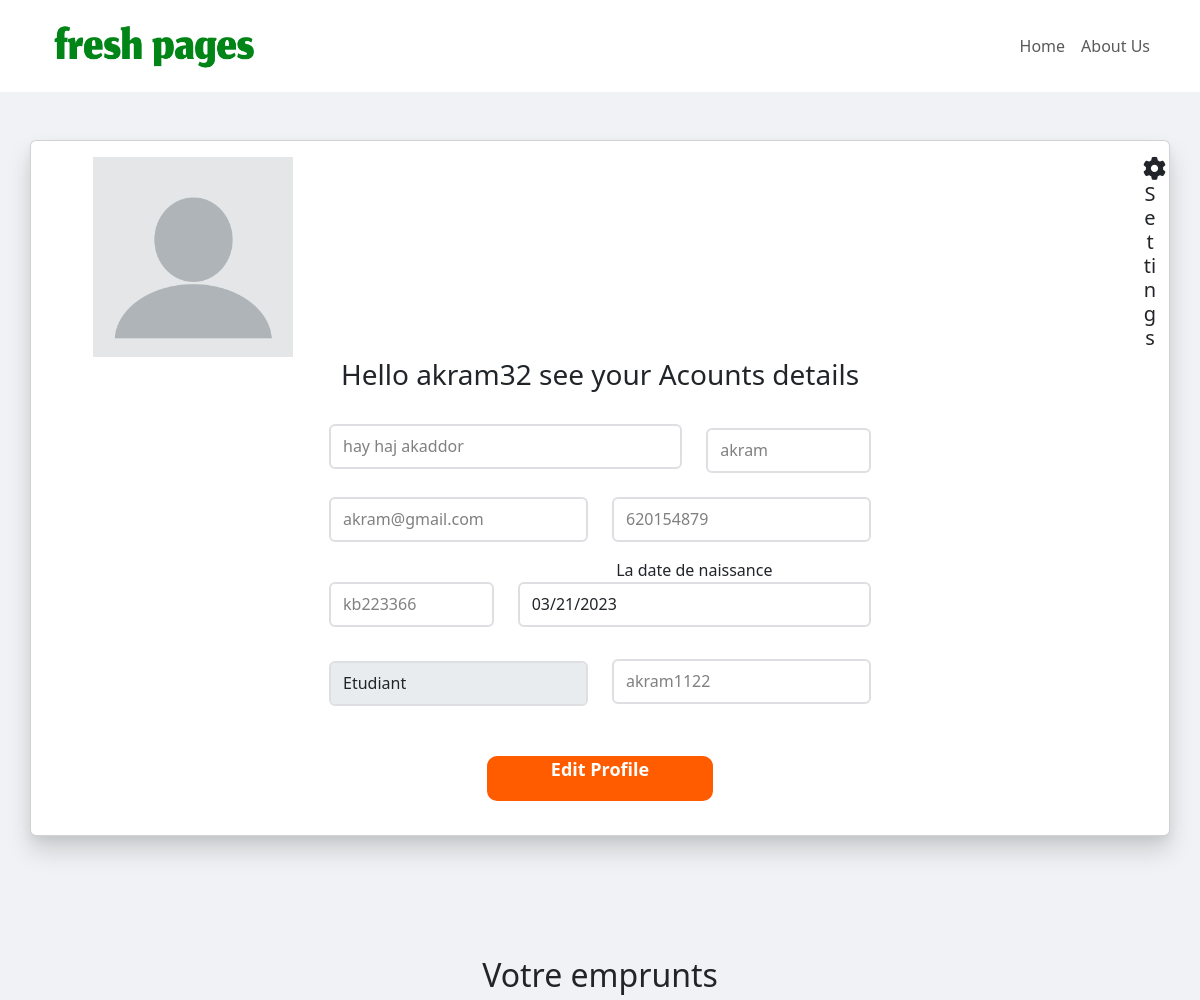
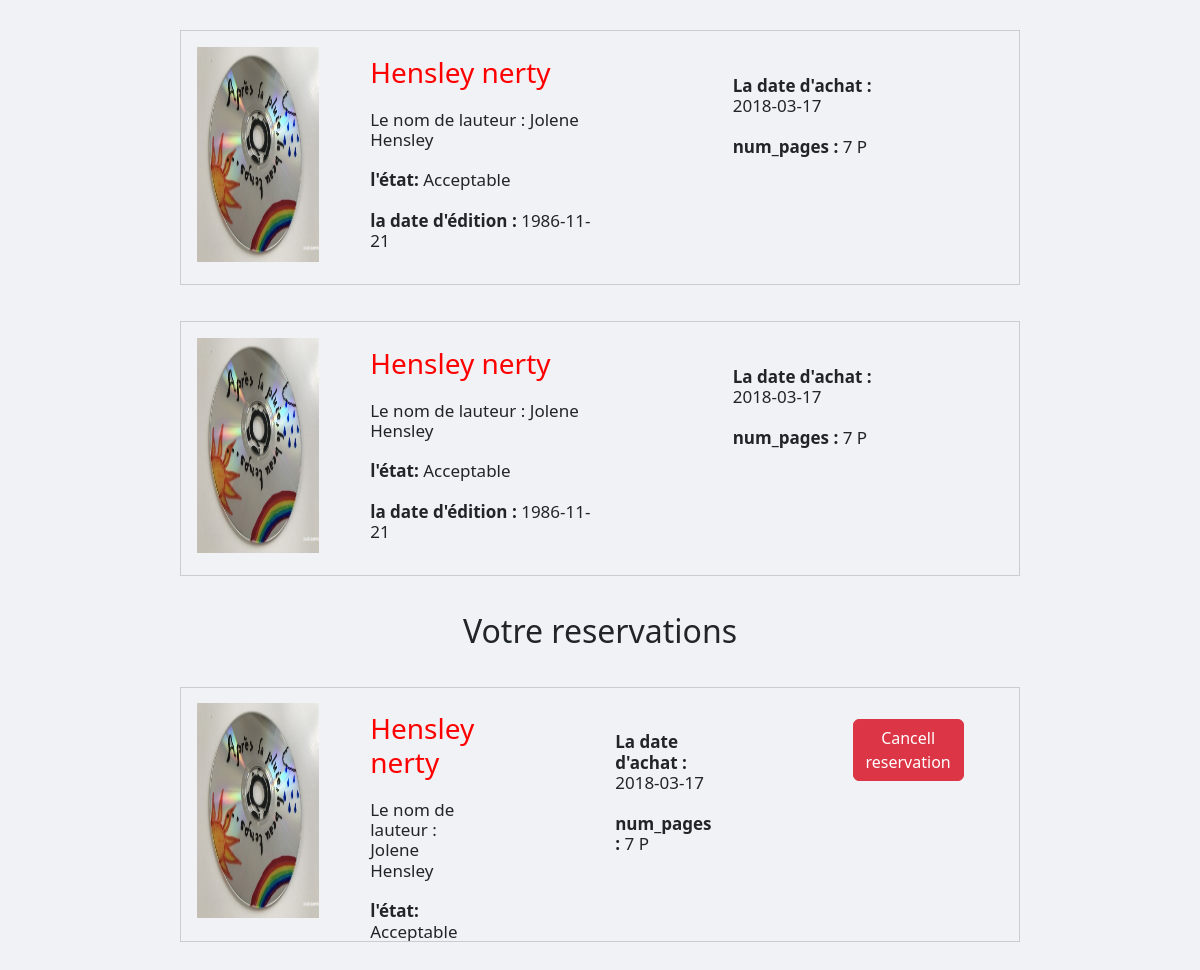
The page /profile.php (signed in) on the database its author committed (2 pictures, top to bottom).
### tables this page shows
CREATE TABLE `adherent` (
  `code_adherent` int(11) NOT NULL,
  `nome` varchar(255) NOT NULL,
  `adresse` varchar(100) NOT NULL,
  `email` varchar(100) NOT NULL,
  `phone` int(11) NOT NULL,
  `cin` varchar(50) NOT NULL,
  `date_birth` date NOT NULL,
  `type` varchar(255) NOT NULL,
  `penaltie` int(11) NOT NULL,
  `nickname` varchar(255) NOT NULL,
  `password` varchar(255) NOT NULL,
  `date_creation` date NOT NULL,
  `admin` int(50) DEFAULT NULL,
  `banned` int(10) NOT NULL
);

CREATE TABLE `emprunt` (
  `code_emprunt` int(11) NOT NULL,
  `date_emprunt` date NOT NULL,
  `date_retour` date DEFAULT NULL,
  `code_ouvrage` int(11) NOT NULL,
  `code_reservation` int(11) NOT NULL,
  `code_adherent` int(11) NOT NULL
);

CREATE TABLE `ouvrage` (
  `code_ouvrage` int(11) NOT NULL,
  `titre` varchar(255) NOT NULL,
  `nom_lauteur` varchar(220) NOT NULL,
  `image` varchar(220) NOT NULL,
  `status` varchar(220) NOT NULL,
  `type` varchar(220) NOT NULL,
  `date_edition` date NOT NULL,
  `date_purchase` date NOT NULL,
  `num_pages` int(11) NOT NULL,
  `ouvrage_state` varchar(255) NOT NULL
);

CREATE TABLE `reservation` (
  `code_reservation` int(11) NOT NULL,
  `date_reservation` datetime NOT NULL,
  `date_expiration` datetime NOT NULL,
  `code_ouvrage` int(11) NOT NULL,
  `code_adherent` int(11) NOT NULL
);

### profile.php (the view, shortened to what this page needs)
<?php
include('includes/header.php');
?>
<link rel="stylesheet" href="https://cdn.jsdelivr.net/npm/sweetalert2@11.0.19/dist/sweetalert2.min.css">
<nav class="navbar navbar-expand-md navbar-light bg-white sticky-top">
  <div class="container">
    <a class="navbar-brand" href="#">
      <img src="assets/logo1.png" style="width: 225px; height: 66px;" alt="Fresh Pages">
    </a>
    <div class="collapse navbar-collapse" id="navbarNav">
      <ul class="navbar-nav ms-auto">
        <li class="nav-item">
          <a class="nav-link" href="homePage.php">Home</a>
        </li>
        <li class="nav-item">
          <a class="nav-link" href="officePage.php">About Us</a>
        </li>
      </ul>
    </div>
  </div>
</nav>
<?php
$db = new Database("localhost", "root", "", "books");
$conn = $db->getConnection();
$id = $_SESSION["adherent_id"];
$sql = "SELECT * FROM adherent WHERE code_adherent ='$id'";
$stmt = $conn->prepare($sql);
$stmt->execute();
$rows = $stmt->fetchAll(PDO::FETCH_ASSOC);
foreach ($rows as $row) {
}
?>
<div style="box-shadow: rgba(0, 0, 0, 0.15) 0px 15px 25px, rgba(0, 0, 0, 0.05) 0px 5px 10px;"
  class="container card mt-5 d-flex">
  <div class="mt-3">
    <div style="width: 300px; height: 300px; position: absolute;">
      <img src="assets/blank-profile-picture-973460_1280.webp" width="200px" alt="">
    </div>
    <h5 style="margin-left: 1100px;"><i class="fa-solid fa-gear" data-bs-toggle="offcanvas"
        data-bs-target="#offcanvasScrolling" aria-controls="offcanvasScrolling"></i> Settings</h5>
    <h3 class="text-center">Hello
      <?php if (isset($row['nome'])) {
        echo $row['nome'];
        echo $row['code_adherent'];
      } ?> see your Acounts details
    </h3><br>
  </div>
  <section class="mx-auto">
    <div class="row mb-4">
      <div class="col-md-8 mb-3 mb-md-0">
        <input type="text" name="adresse" placeholder="adresse" value="<?php echo $row['adresse'] ?>" id="adresse"
          class="form-control signupInputs" readonly>
      </div>
      <div class="col-md-4">
        <input type="text" name="name" placeholder="Firstname" id="name" value="<?php echo $row['nome'] ?>"
          class="form-control signupInputs mt-1" readonly>
      </div>
    </div>
    <div class="row mb-3">
      <div class="col-md-6 mb-3 mb-md-0">
        <input type="text" name="email" placeholder="email" id="email" value="<?php echo $row['email'] ?>"
          class="form-control signupInputs" readonly>
      </div>
      <div class="col-md-6">
        <input type="number" name="phone" placeholder="phone number" id="phone" value="<?php echo $row['phone'] ?>"
          class="form-control signupInputs" readonly>
      </div>
    </div>
    <div class="row mb-3">
      <div class="col-md-4 mb-3 mb-md-0">
        <input type="text" name="cin" placeholder="cin" id="cin" value="<?php echo $row['cin'] ?>"
          class="form-control signupInputs mt-4" readonly>
      </div>
      <div class="col-md-8">
        <label for="">La date de naissance</label>
        <input type="date" name="birth_date" placeholder="birth date" id="date"
          value="<?php echo $row['date_birth']; ?>" class="form-control signupInputs" readonly>
      </div>
    </div>
    <div class="row mb-3">
      <div class="col-md-6 mb-3 mb-md-0 mt-2">
        <select disabled name="type" class="form-control"
          style="height: 45px; border: 2px solid #dddfe2; margin-top: 4%;">
          <option selected value="<?php echo $row['type']; ?>"><?php echo $row['type']; ?></option>
        </select>
      </div>
      <div class="col-md-6">
        <input type="text" name="username" placeholder="username" id="username" value="<?php echo $row['nickname'] ?>"
          class="form-control signupInputs mt-3" readonly>
      </div>
    </div>
    <div class="row">
      <a data-bs-toggle="modal" data-bs-target="#exampleModal"
        style="background-color: #FF5C00; width: 40%; margin: 6% auto; color: white; font-weight: 600; font-size: 18px; height: 45px; border-radius: 10px;">Edit
        Profile</a>
    </div>
  </section>
</div>
<?php
$user_id = $row['code_adherent'];
$stmt2 = $conn->prepare("SELECT *
  FROM emprunt e
  JOIN adherent a ON e.code_adherent = a.code_adherent
  JOIN ouvrage o ON e.code_ouvrage = o.code_ouvrage
  WHERE e.code_adherent = :code_adherent AND e.date_retour = '0000-00-00'");
  $stmt2->bindParam(':code_adherent', $user_id);
  $stmt2->execute();
  $rows2 = $stmt2->fetchAll(PDO::FETCH_ASSOC);
  $stmt3 = $conn->prepare("SELECT *
  FROM reservation r
  JOIN adherent a ON r.code_adherent = a.code_adherent
  JOIN ouvrage o ON r.code_ouvrage = o.code_ouvrage
  WHERE r.code_adherent = :code_adherent");
  $stmt3->bindParam(':code_adherent', $user_id);
  $stmt3->execute();
  $rows3 = $stmt3->fetchAll(PDO::FETCH_ASSOC);
?>
<div style="margin-top: 10%;">
<h2 class="text-center" >Votre emprunts</h2>
<?php
foreach ($rows2 as $row) {
?>
<div class="card1" style="width: 70%; margin: 3% auto;">
                <div class="card-image1" >
                    <img src="uploads/<?php echo $row['image']; ?>" alt="Your Image">
                </div>
                <div class="card-content1">
                    <div class="info1">
                        <h3 style="color: red;">
                            <?php echo $row['titre'] ?>
                        </h3>
                        <h4>Le nom de lauteur :
                            <?php echo $row['nom_lauteur'] ?>
                        </h4>
                        <h4><strong>l'état:</strong>
                        <?php echo $row['status'] ?>
                        </h4>
                        <h4><strong>la date d'édition :</strong>
                            <?php echo $row['date_edition'] ?>
                        </h4>
                    </div>
                    <div class="info2">
                        <h4><strong>La date d'achat :</strong>
                            <?php echo $row['date_purchase'] ?>
                        </h4>
                        <h4>
                            <strong>num_pages  :</strong>
                            <?php echo $row['num_pages'] ?> P
                        </h4>
                    </div>
                </div>
            </div>
<?php
}
?>
<h2 class="text-center" >Votre reservations </h2>
<?php
foreach ($rows3 as $row) {
?>
<div class="card1" style="width: 70%; margin: 3% auto;">
                <div class="card-image1">
                    <img src="uploads/<?php echo $row['image']; ?>" alt="Your Image">
                </div>
                <div class="card-content1">
                    <div class="info1">
                        <h3 style="color: red;">
                            <?php echo $row['titre'] ?>
                        </h3>
                        <h4>Le nom de lauteur :
                            <?php echo $row['nom_lauteur'] ?>
                        </h4>
                        <h4><strong>l'état:</strong>
                        <?php echo $row['status'] ?>
                        </h4>
                    </div>
                    <div class="info2">
                        <h4><strong>La date d'achat :</strong>
                            <?php echo $row['date_purchase'] ?>
                        </h4>
                        <h4>
                            <strong>num_pages  :</strong>
                            <?php echo $row['num_pages'] ?> P
                        </h4>
                    </div>
<form action="functions/cancelle.php" method="POST">
<button type="submit" class="btn btn-danger" style="margin-top: 6%;" >Cancell reservation</button>
</form>
  </div>
</div>
<?php
 }
?>
</div>
<?php
include('includes/footer.php');
?>

### style.css (style rules this page uses)
* { box-sizing: border-box; margin: 0; padding: 0; }
body { background-color: #f0f2f5; }
.signupInputs::placeholder { color: #817f7f; font-family: 'Poppins', sans-serif; font-size: 17px; }
.signupInputs { height: 45px; border: 2px solid #dddfe2; }
.signupInputs:first-child { color: #817f7f; }
.container { text-align: center; }
.card1 { display: flex; border: 1px solid #ccc; margin: 20px; overflow: hidden; transition: all 0.3s; height: 255px; }
.card-image1 { position: relative; width: 13%; margin-right: 6%; }
.card-image1 img { display: block; width: 112%; height: 85%; margin-top: 14%; margin-left: 15%; }
.card-content1 { padding: 8px; padding-left: 8px; width: 79%; display: flex; gap: 60px; margin-top: 2%; }
.card-content1 { padding: 8px; padding-left: 30px; width: 70%; display: flex; gap: 141px; }
.card-content1 h4 { font-size: 17px; margin-top: 20px; }

### profile.php (style rules this page uses)
.fa-solid { font-size: 23px; }

### rows shown on the page
adherent: nome "akram", code_adherent "32", adresse "hay haj akaddor", name "akram", email "akram@gmail.com", phone "620154879", cin "kb223366", birth_date "03/21/2023", type "Etudiant", username "akram1122"
emprunt: code_ouvrage.image (picture), code_ouvrage.titre "Hensley nerty", code_ouvrage.nom_lauteur "Jolene Hensley", code_ouvrage.status "Acceptable", code_ouvrage.date_edition "1986-11-21", code_ouvrage.date_purchase "2018-03-17", code_ouvrage.num_pages "7"
emprunt: code_ouvrage.image (picture), code_ouvrage.titre "Hensley nerty", code_ouvrage.nom_lauteur "Jolene Hensley", code_ouvrage.status "Acceptable", code_ouvrage.date_edition "1986-11-21", code_ouvrage.date_purchase "2018-03-17", code_ouvrage.num_pages "7"
reservation: code_ouvrage.image (picture), code_ouvrage.titre "Hensley nerty", code_ouvrage.nom_lauteur "Jolene Hensley", code_ouvrage.status "Acceptable", code_ouvrage.date_purchase "2018-03-17", code_ouvrage.num_pages "7"
